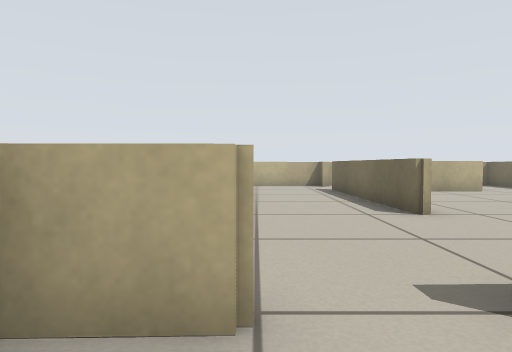
View 1 (above)

23 first-person views from a walk through a robot-simulator world made for Stage. The camera is 0.45 m above the floor, tilts 2° down and sees 75° across. The lines on the ground mark 1 m squares. The floor is counted in squares, 0.5 m on a side. Each view is taken from the middle of a square. On the plan, view 1 faces up. The plan holds only what a view shows up to about 12 squares ahead; the rest is blank. Robots are left out.

View 2
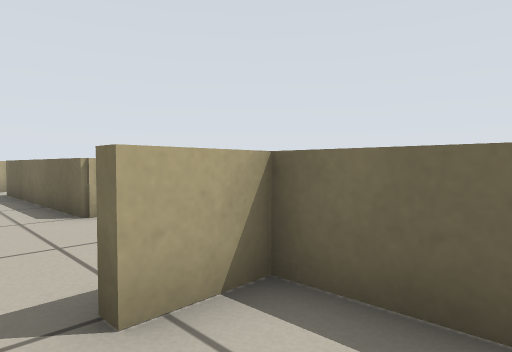

View 3
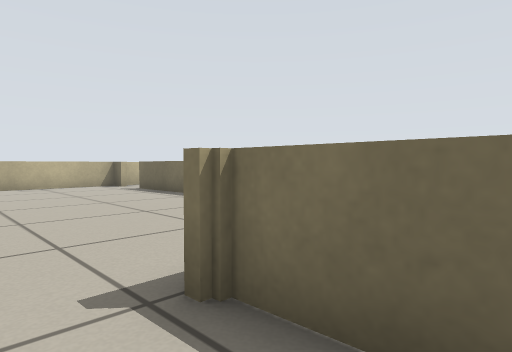

View 4
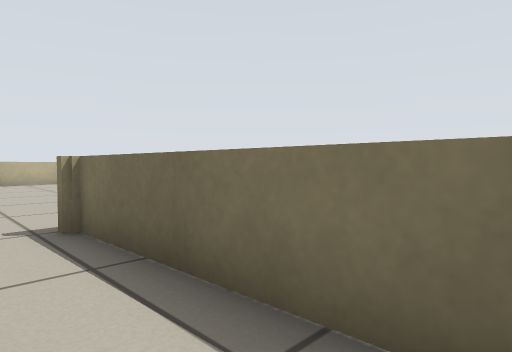

View 5
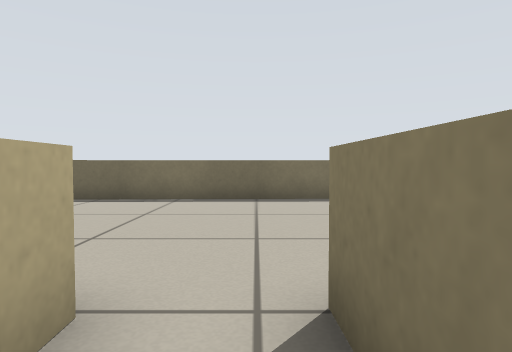

View 6
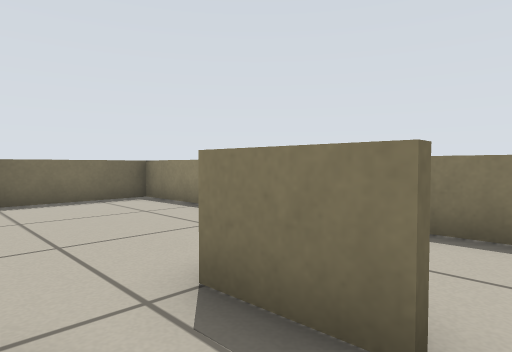

View 7
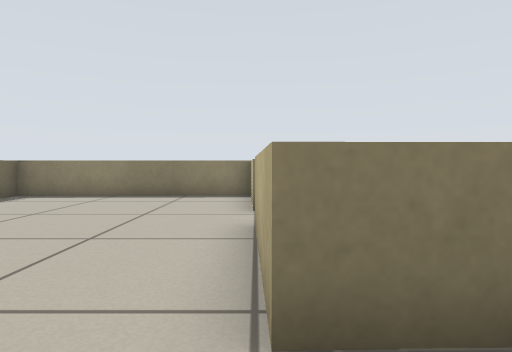

View 8
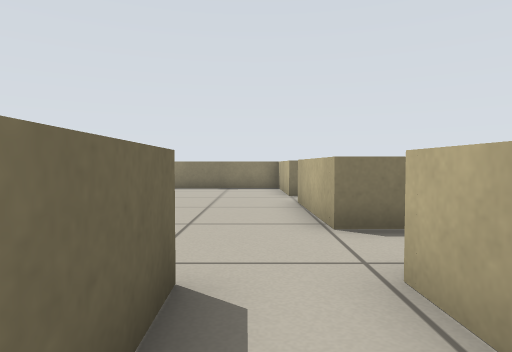

View 9
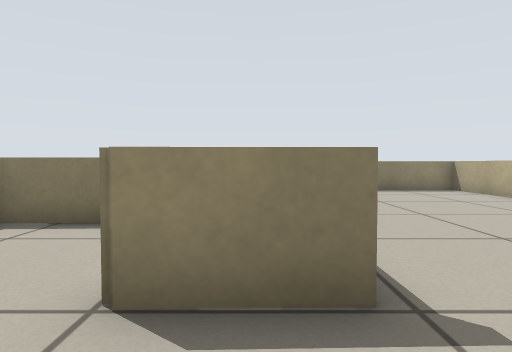

View 10
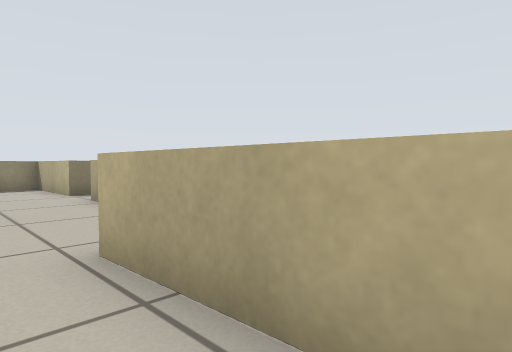

View 11
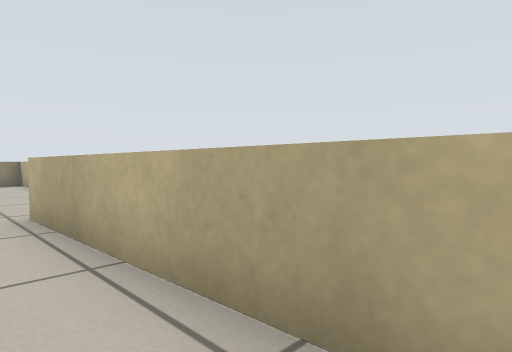

View 12
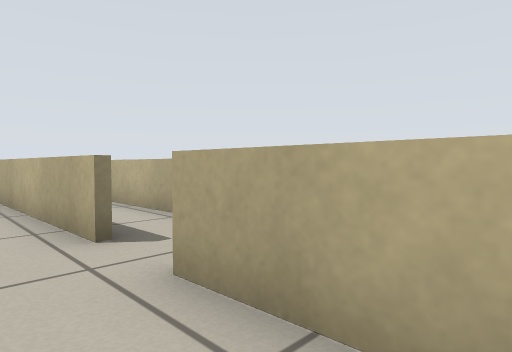

View 13
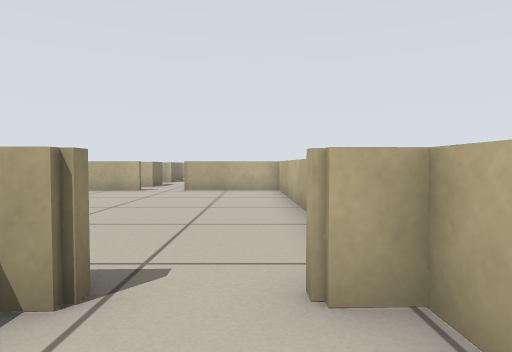

View 14
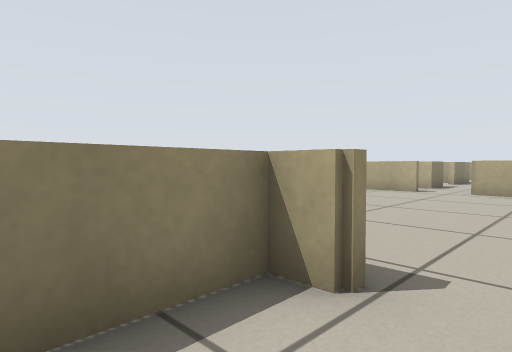

View 15
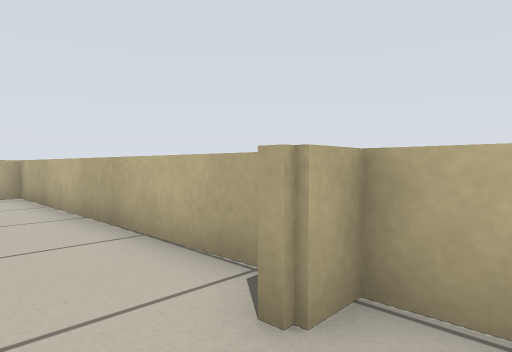

View 16
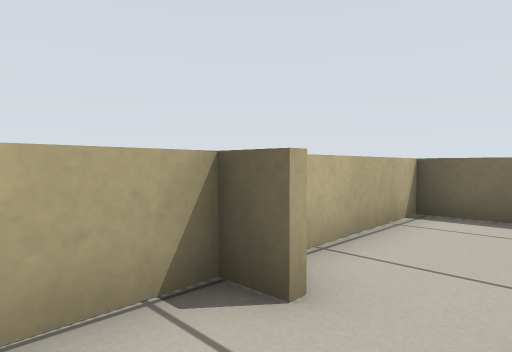

View 17
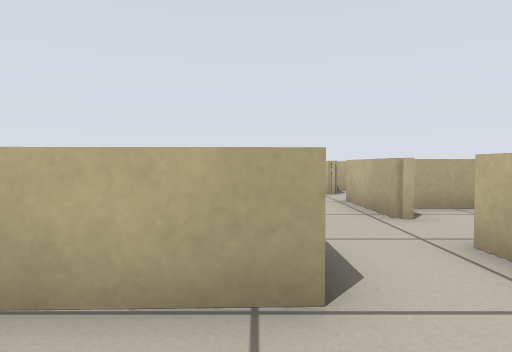

View 18
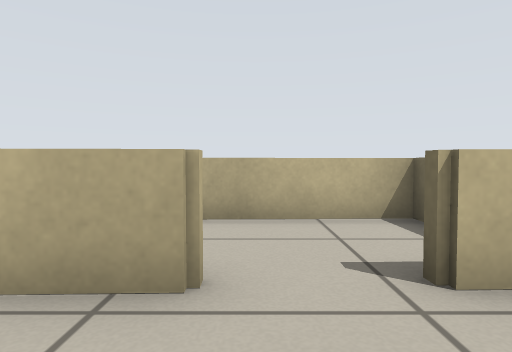

View 19
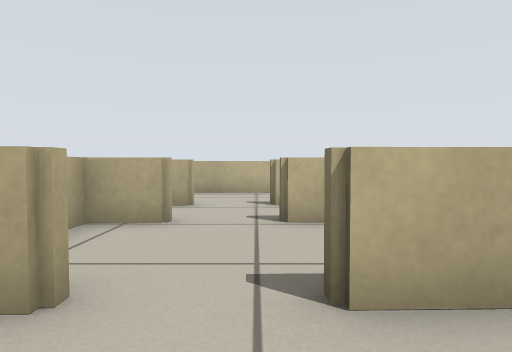

View 20
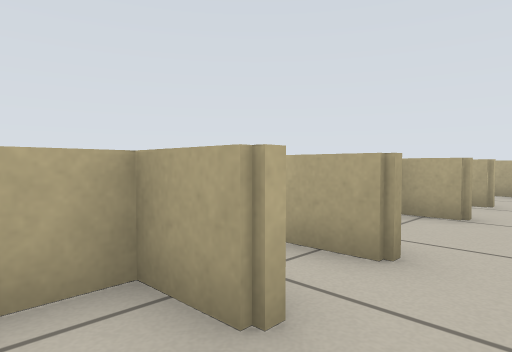

View 21
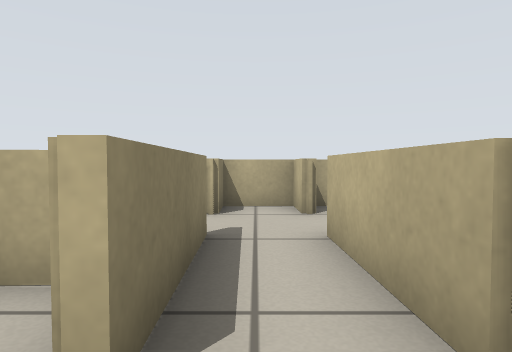

View 22
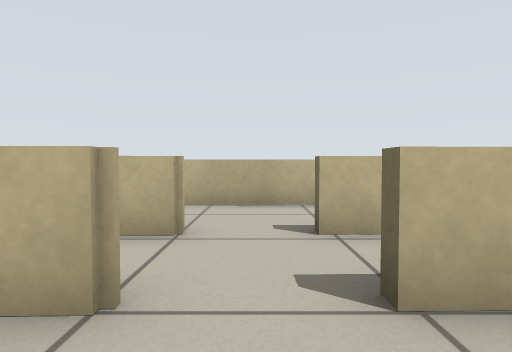

View 23
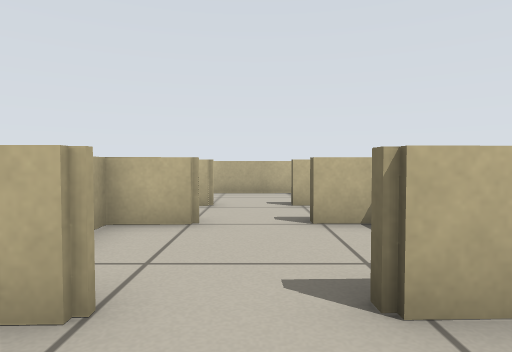

### Floor plan
Ten units are one square. View 1 is at (0, 0); x grows to the right and y downward. Boxes are objects, and circles mark ways between rooms. Rooms are numbered by the first view taken in them; rooms with no view inside come last. Other rooms are left out.
<svg viewBox="-177 -147 255 228">
<path fill="none" stroke="#000" d="M0 -17 -13 -17M14 11 30 10M30 -2 30 -18 17 -18M-18 -19 0 -20M-64 -25 -64 -43M-64 -91 -62 -26M29 -58 27 -120M-90 -24 -97 -23M-83 -77 -81 -24M-93 -4 -81 -4 -80 29 -96 30M30 -120 30 -111 48 -112M-95 45 -79 45 -79 76 -13 74 -16 -18M27 -133 26 -141 -65 -138 -64 -105M73 -127 73 -142 29 -141 29 -133M-125 48 -124 60M-143 46 -112 45 -112 48M-112 30 -143 31M-160 32 -171 32 -171 47 -159 47M-113 -1 -126 0M-89 -1 -97 -1M-126 0 -126 5M-114 -27 -114 -23 -142 -22M-159 -22 -167 -22M-112 48 -125 48M-95 76 -85 76M-158 0 -172 1M-132 0 -142 0M-127 -45 -127 -32M-97 -23 -97 -27M-84 -50 -84 -55 -119 -54"/>
<circle cx="5" cy="-20" r="3" fill="#2a7"/>
<circle cx="-85" cy="40" r="3" fill="#2a7"/>
<circle cx="-85" cy="-15" r="3" fill="#2a7"/>
<circle cx="-105" cy="30" r="3" fill="#2a7"/>
<circle cx="-105" cy="50" r="3" fill="#2a7"/>
<circle cx="-150" cy="30" r="3" fill="#2a7"/>
<circle cx="-105" cy="0" r="3" fill="#2a7"/>
<circle cx="-150" cy="0" r="3" fill="#2a7"/>
<circle cx="-105" cy="-30" r="3" fill="#2a7"/>
<text x="10" y="-10">1</text>
<text x="-30" y="-40">2</text>
<text x="-130" y="40">3</text>
<text x="-110" y="20">4</text>
<text x="-120" y="-10">5</text>
<text x="-110" y="60">6</text>
<text x="-150" y="20">7</text>
<text x="-110" y="-40">8</text>
</svg>
Room 1 opens to room 2. Room 2 opens to room 3. Room 2 opens to room 5. Room 3 opens to room 4. Room 3 opens to room 6. Room 3 opens to room 7. Room 4 opens to room 5. Room 5 opens to room 7. Room 5 opens to room 8.

Where each view was taken, in squares from view 1:
view 1: 0 up, 0 right, facing up
view 2: 0 up, 1 right, facing up-right
view 3: 0 up, 3 left, facing up-right
view 4: 3 down, 3 left, facing up-right
view 5: 4 down, 10 left, facing right
view 6: 3 down, 10 left, facing down-right
view 7: 2 up, 8 left, facing down
view 8: 5 up, 7 left, facing down
view 9: 4 up, 1 left, facing down
view 10: 6 up, 5 left, facing down-left
view 11: 9 up, 5 left, facing down-left
view 12: 13 up, 5 left, facing down-left
view 13: 13 up, 5 right, facing left
view 14: 13 up, 5 right, facing down-left
view 15: 12 up, 4 right, facing up-left
view 16: 12 up, 1 right, facing up-right
view 17: 0 up, 6 left, facing left
view 18: 0 up, 11 left, facing up
view 19: 5 down, 10 left, facing up
view 20: 6 down, 10 left, facing up-left
view 21: 4 down, 10 left, facing left
view 22: 2 down, 15 left, facing up
view 23: 5 down, 15 left, facing up
